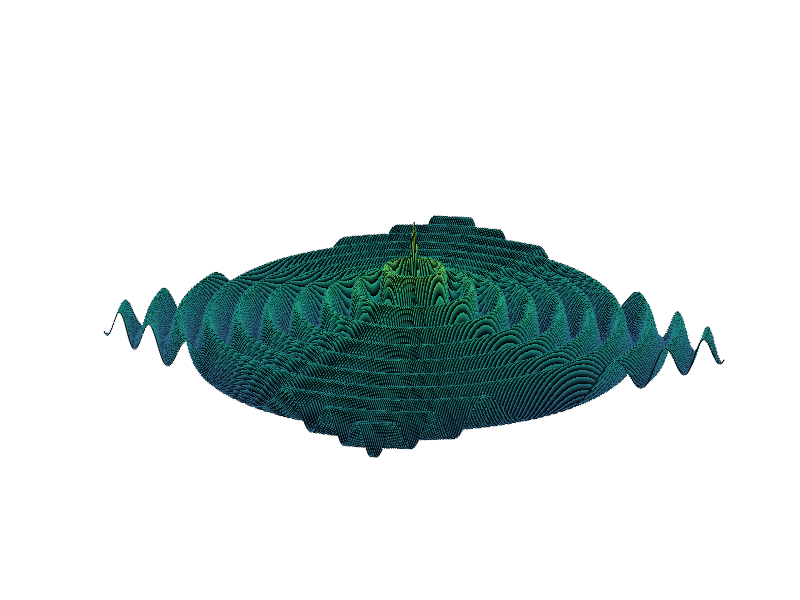

The MATLAB source for this figure: (Note: this script raises an error after producing the figure.)
x=[-15:0.1:15];
y=[-15:0.1:15];
[xm,ym]=meshgrid(x,y);
xi=[0  0  0  5  -6];
yi=[0 -7  7  1  -1];

figure;
zm=xm*0;
for n=1:1,
    rm=sqrt((xm-xi(n)).^2+(ym-yi(n)).^2);
    zm=zm+0.5*real(exp(i*2*pi/2*rm))./(1+rm/3);
end
surf(xm,ym,zm);axis off;lighting phong;shading interp;axis equal tight;

figure;
zm=xm*0;
for n=2:3,
    rm=sqrt((xm-xi(n)).^2+(ym-yi(n)).^2);
    zm=zm+0.5*real(exp(i*2*pi/2*rm))./(1+rm/3);
end
surf(xm,ym,zm);axis off;lighting phong;shading interp;axis equal tight;

figure;
zm=xm*0;
for n=1:5,
    rm=sqrt((xm-xi(n)).^2+(ym-yi(n)).^2);
    zm=zm+0.5*real(exp(i*2*pi/2*rm))./(1+rm/3);
end
surf(xm,ym,zm);axis off;lighting phong;shading interp;axis equal tight;




